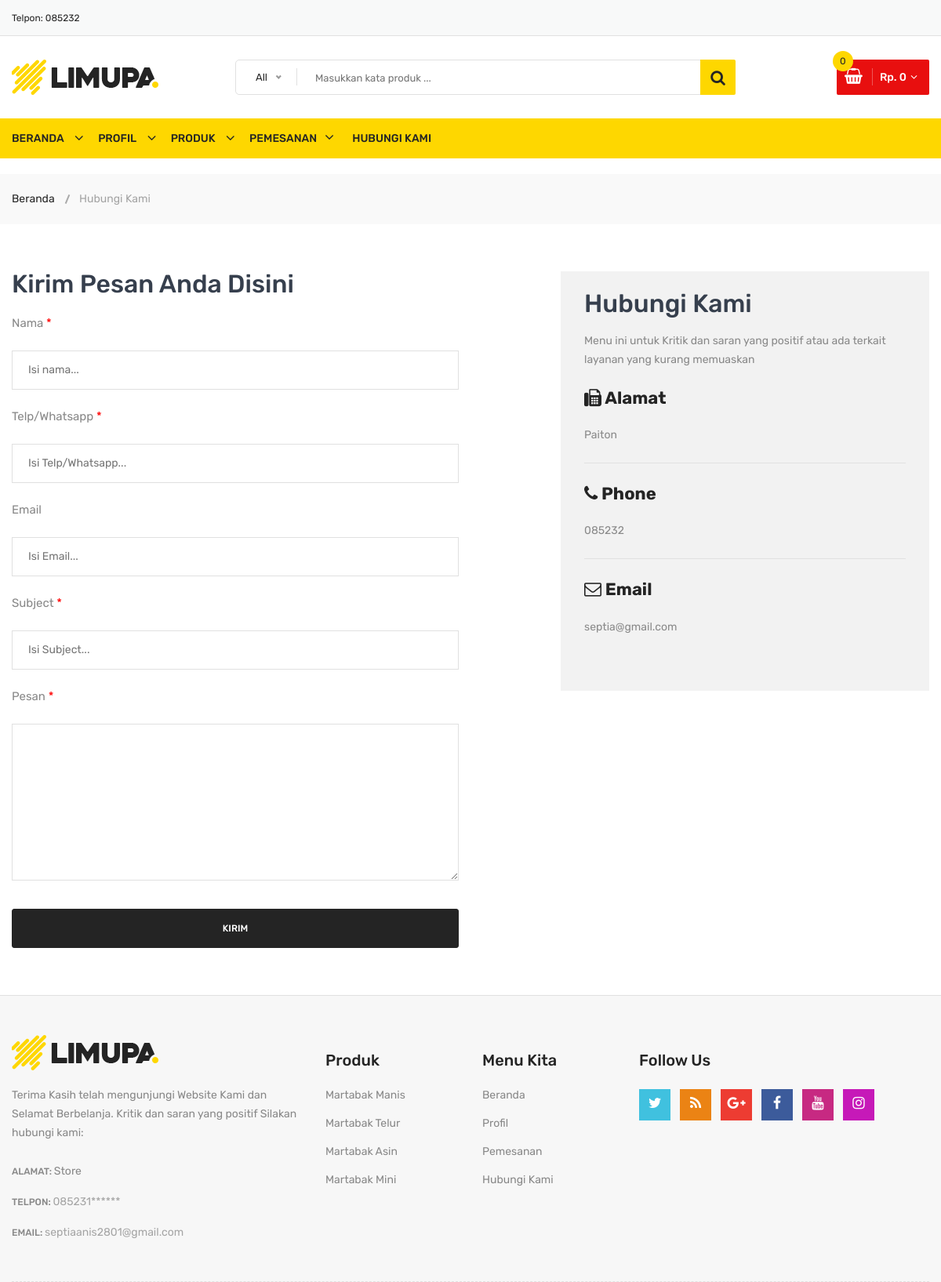
Screenshot of /hubungi-kami with the database file from the repository.
### anis/models.py (models this page shows)
class Statis(models.Model):
    alamat_kami = models.TextField(max_length=200, blank=False, null=True)
    telpon = models.CharField(max_length=200, blank=False, null=True)
    email = models.EmailField(max_length=200, blank=False, null=True)
    class Meta:
        verbose_name_plural ="Data Statis"

### anis/views.py (the view, shortened to what this page needs)
# urls.py: path('hubungi-kami', views.KontakView.as_view(), name='kontak'),
class KontakView(View):
    def get(self, request):
        context = {
            'judul': 'Halaman Kontak',
        }
        return render(request, 'kontak.html', context)

### anis/models.py (called while the page is built)
    @property
    def setelah_diskon(self):
        if self.diskon == 0 :
            nilai_diskon = self.harga
        else:
            jml = self.diskon / 100
            nilai_diskon = self.harga - (jml * self.harga)
        return nilai_diskon

### anis/views.py (called while the page is built)
def kategoriberanda(request):
    kategori = Kategori.objects.filter(aktif=True).order_by('-id')
    return {'kategori':kategori}

def modalberita(request):
    modalproduk = Produk.objects.order_by('-id')
    return {'modalproduk':modalproduk}

def statisweb(request):
    statis = Statis.objects.get(id=1)
    return {'statis':statis}

### khoiriyah/keranjang.py (called while the page is built)
    def __len__(self): # Menghitung quantity
        return sum(item['quantity'] for item in self.khoiriyah.values())

    def get_total_price(self): # Menghitung total Harga
        return sum(Decimal(item['price']) * item['quantity'] for item in self.khoiriyah.values())

### khoiriyah/konteks.py (called while the page is built)
def keranjang(request):
    return {'keranjang': Khoiriyah(request)}

### anis/templates/kontak.html (shortened to what this page needs)
{% extends "base.html" %}
{% load static %}
{% block content %}
<div class="breadcrumb-area">
    <div class="container">
        <div class="breadcrumb-content">
            <ul>
                <li><a href="{% url 'beranda' %}">Beranda</a></li>
                <li class="active">Hubungi Kami</li>
            </ul>
        </div>
    </div>
</div>
<div class="contact-main-page mt-60 mb-40 mb-md-40 mb-sm-40 mb-xs-40">
    <div class="container">
        <div class="row">
            <div class="col-lg-5 offset-lg-1 col-md-12 order-1 order-lg-2">
                <div class="contact-page-side-content">
                    <h3 class="contact-page-title">Hubungi Kami</h3>
                    <p class="contact-page-message mb-25">Menu ini untuk Kritik dan saran yang positif atau ada terkait layanan yang kurang memuaskan</p>
                    <div class="single-contact-block">
                        <h4><i class="fa fa-fax"></i> Alamat</h4>
                        <p>{{statis.alamat_kami}}</p>
                    </div>
                    <div class="single-contact-block">
                        <h4><i class="fa fa-phone"></i> Phone</h4>
                        <p>{{statis.telpon}}</p>
                    </div>
                    <div class="single-contact-block last-child">
                        <h4><i class="fa fa-envelope-o"></i> Email</h4>
                        <p>{{statis.email}}</p>
                    </div>
                </div>
            </div>
            <div class="col-lg-6 col-md-12 order-2 order-lg-1">
                <div class="contact-form-content pt-sm-55 pt-xs-55">
                    <h3 class="contact-page-title">Kirim Pesan Anda Disini</h3>
                    <div class="contact-form">
                        <form action="{% url 'kontak' %}" method="post">
                            <div class="form-group">
                                <label>Nama <span class="required">*</span></label>
                                <input type="text" name="nama" placeholder="Isi nama..." value="{{data.nama}}">
                            </div>
                            <div class="form-group">
                                <label>Telp/Whatsapp <span class="required">*</span></label>
                                <input type="number" name="whatsapp" placeholder="Isi Telp/Whatsapp..." value="{{data.whatsapp}}">
                            </div>
                            <div class="form-group">
                                <label>Email </label>
                                <input type="email" name="email" placeholder="Isi Email..." value="{{data.email}}">
                            </div>
                            <div class="form-group">
                                <label>Subject <span class="required">*</span></label>
                                <input type="text" name="subject" placeholder="Isi Subject..." value="{{data.subject}}">
                            </div>
                            <div class="form-group mb-30">
                                <label>Pesan <span class="required">*</span></label>
                                <textarea name="pesan">{{data.pesan}}</textarea>
                            </div>
                            <div class="form-group">
                                <input type="submit" class="li-btn-3" value="Kirim">
                           </div>
                        </form>
                    </div>
                </div>
            </div>
        </div>
    </div>
</div>
{% endblock content %}

### templates/base.html (shortened to what this page needs)
{% load static %}
{% load humanize %}
<!doctype html>
<html class="no-js" lang="zxx">
<head>
        <link rel="stylesheet" href="{% static 'css/material-design-iconic-font.min.css' %}">
        <link rel="stylesheet" href="{% static 'css/font-awesome.min.css' %}">
        <link rel="stylesheet" href="{% static 'css/fontawesome-stars.css' %}">
        <link rel="stylesheet" href="{% static 'css/meanmenu.css' %}">
        <link rel="stylesheet" href="{% static 'css/owl.carousel.min.css' %}">
        <link rel="stylesheet" href="{% static 'css/slick.css' %}">
        <link rel="stylesheet" href="{% static 'css/animate.css' %}">
        <link rel="stylesheet" href="{% static 'css/jquery-ui.min.css' %}">
        <link rel="stylesheet" href="{% static 'css/venobox.css' %}">
        <link rel="stylesheet" href="{% static 'css/nice-select.css' %}">
        <link rel="stylesheet" href="{% static 'css/magnific-popup.css' %}">
        <link rel="stylesheet" href="{% static 'css/bootstrap.min.css' %}">
        <link rel="stylesheet" href="{% static 'css/helper.css' %}">
        <link rel="stylesheet" href="{% static 'style.css' %}">
        <link rel="stylesheet" href="{% static 'css/responsive.css' %}">
    </head>
    <body>
        <div class="body-wrapper">
            <header>
                <div class="header-top">
                    <div class="container">
                        <div class="row">
                            <div class="col-lg-3 col-md-4">
                                <div class="header-top-left">
                                    <ul class="phone-wrap">
                                        <li><span>Telpon: </span><a href="#">{{statis.telpon}}</a></li>
                                    </ul>
                                </div>
                            </div>
                        </div>
                    </div>
                </div>
                <div class="header-middle pl-sm-0 pr-sm-0 pl-xs-0 pr-xs-0">
                    <div class="container">
                        <div class="row">
                            <div class="col-lg-3">
                                <div class="logo pb-sm-30 pb-xs-30">
                                    <a href="index.html">
                                        <img src="{% static 'images/menu/logo/1.jpg' %}" alt="">
                                    </a>
                                </div>
                            </div>
                            <div class="col-lg-9 pl-0 ml-sm-15 ml-xs-15">
                                <form action="{% url 'cari' %}" class="hm-searchbox" method= "GET">
                                    <input type="text" name="kata" placeholder="Masukkan kata produk ...">
                                    <button class="li-btn" type="submit"><i class="fa fa-search"></i></button>
                                </form>
                                <div class="header-middle-right">
                                    <ul class="hm-menu">
                                        <li class="hm-minicart">
                                            <div class="hm-minicart-trigger">
                                                {% with totail_items=keranjang|length %}
                                                    {% if keranjang|length > 0 %}
                                                        <span class="item-icon"></span>
                                                        <span class="item-text">Rp. {{ keranjang.get_total_price |intcomma }}
                                                        <span class="cart-item-count"> {{ totail_items }}</span>
                                                    {% else %}
                                                        <span class="item-text">Rp. 0
                                                        <span class="cart-item-count"> 0 </span>
                                                    </span>
                                                    {% endif %}
                                                {% endwith %}
                                                </div>
                                        </li>
                                    </ul>
                                </div>
                            </div>
                        </div>
                    </div>
                </div>
                <div class="header-bottom header-sticky d-none d-lg-block">
                    <div class="container">
                        <div class="row">
                            <div class="col-lg-12">
                                <div class="hb-menu hb-menu-2 d-xl-block">
                              {% include "navbar.html" %}
                                </div>
                            </div>
                        </div>
                    </div>
                </div>
            </header>
            {% block content %}
            {% endblock content %}
            <div class="footer">
                <div class="footer-static-middle">
                    <div class="container">
                        <div class="footer-logo-wrap pt-50 pb-35">
                            <div class="row">
                                <div class="col-lg-4 col-md-6">
                                    <div class="footer-logo">
                                        <img src="{% static 'images/menu/logo/1.jpg' %}" alt="Footer Logo">
                                        <p class="info">
                                            Terima Kasih telah mengunjungi Website Kami dan Selamat Berbelanja. Kritik dan saran yang positif Silakan hubungi kami:
                                        </p>
                                    </div>
                                    <ul class="des">
                                        <li>
                                            <span>Alamat: </span>
                                            Store
                                        </li>
                                        <li>
                                            <span>Telpon: </span>
                                            <a href="#">085231******</a>
                                        </li>
                                        <li>
                                            <span>Email: </span>
                                            <a href="mailto://info@yourdomain.com">septiaanis2801@gmail.com</a>
                                        </li>
                                    </ul>
                                </div>
                                <div class="col-lg-2 col-md-3 col-sm-6">
                                    <div class="footer-block">
                                        <h3 class="footer-block-title">Produk</h3>
                                        <ul>
                                            <li><a href="#">Martabak Manis</a></li>
                                            <li><a href="#">Martabak Telur</a></li>
                                            <li><a href="#">Martabak Asin</a></li>
                                            <li><a href="#">Martabak Mini</a></li>
                                        </ul>
                                    </div>
                                </div>
                                <div class="col-lg-2 col-md-3 col-sm-6">
                                    <div class="footer-block">
                                        <h3 class="footer-block-title">Menu Kita</h3>
                                        <ul>
                                            <li><a href="#">Beranda</a></li>
                                            <li><a href="#">Profil</a></li>
                                            <li><a href="#">Pemesanan</a></li>
                                            <li><a href="#">Hubungi Kami</a></li>
                                        </ul>
                                    </div>
                                </div>
                                <div class="col-lg-4">
                                    <div class="footer-block">
                                        <h3 class="footer-block-title">Follow Us</h3>
                                        <ul class="social-link">
                                            <li class="twitter">
                                                <a href="https://twitter.com/" data-toggle="tooltip" target="_blank" title="Twitter">
                                                    <i class="fa fa-twitter"></i>
                                                </a>
                                            </li>
                                            <li class="rss">
                                                <a href="https://rss.com/" data-toggle="tooltip" target="_blank" title="RSS">
                                                    <i class="fa fa-rss"></i>
                                                </a>
                                            </li>
                                            <li class="google-plus">
                                                <a href="https://www.plus.google.com/discover" data-toggle="tooltip" target="_blank" title="Google +">
                                                    <i class="fa fa-google-plus"></i>
                                                </a>
                                            </li>
                                            <li class="facebook">
                                                <a href="https://www.facebook.com/" data-toggle="tooltip" target="_blank" title="Facebook">
                                                    <i class="fa fa-facebook"></i>
                                                </a>
                                            </li>
                                            <li class="youtube">
                                                <a href="https://www.youtube.com/" data-toggle="tooltip" target="_blank" title="Youtube">
                                                    <i class="fa fa-youtube"></i>
                                                </a>
                                            </li>
                                            <li class="instagram">
                                                <a href="https://www.instagram.com/" data-toggle="tooltip" target="_blank" title="Instagram">
                                                    <i class="fa fa-instagram"></i>
                                                </a>
                                            </li>
                                        </ul>
                                    </div>
                                </div>
                            </div>
                        </div>
                    </div>
                </div>
            </div>
            {% for mdp in modalproduk %}
            </div>
            {% endfor %}
    </body>
</html>

### static/css/responsive.css (style rules this page uses)
@media (min-width: 1200px) and (max-width: 1500px) { .container { max-width: 1170px; padding-left: 0; padding-right: 0; } }

### rows the page displays
Statis: telpon "085232", alamat_kami "Paiton", email "septia@gmail.com"
